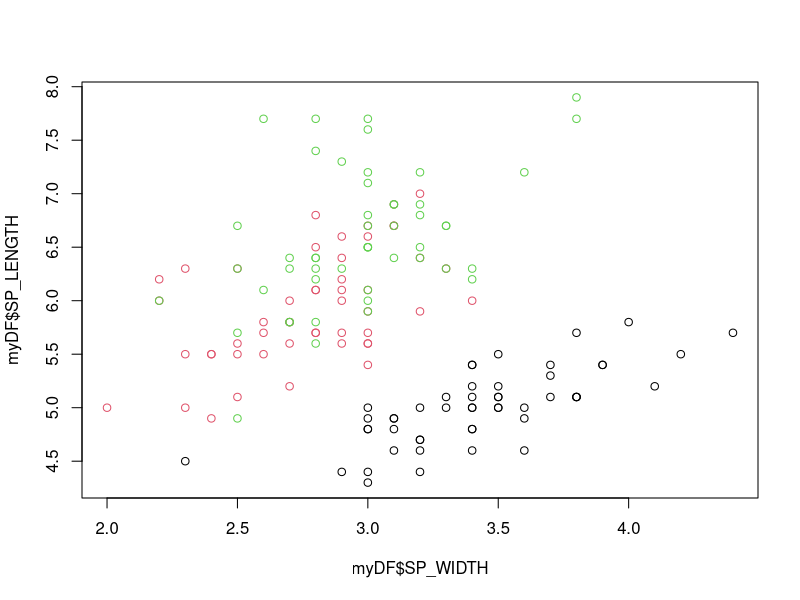
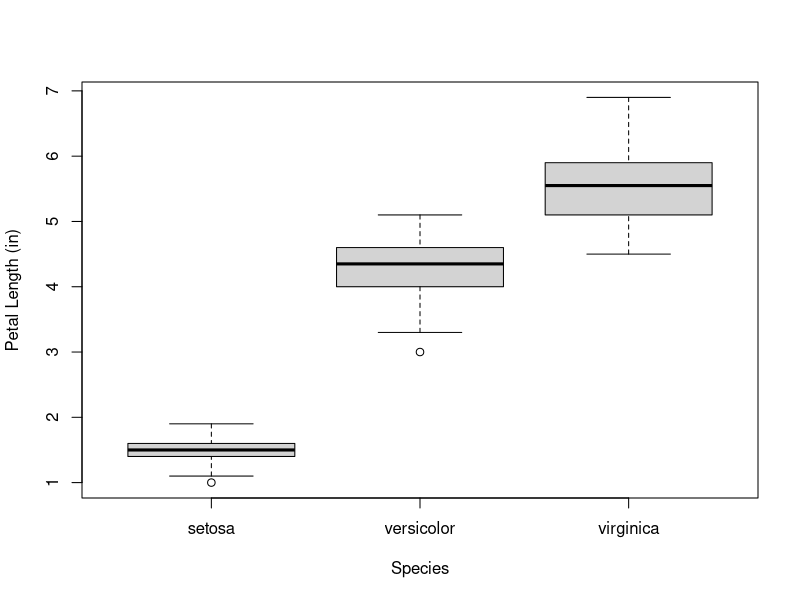
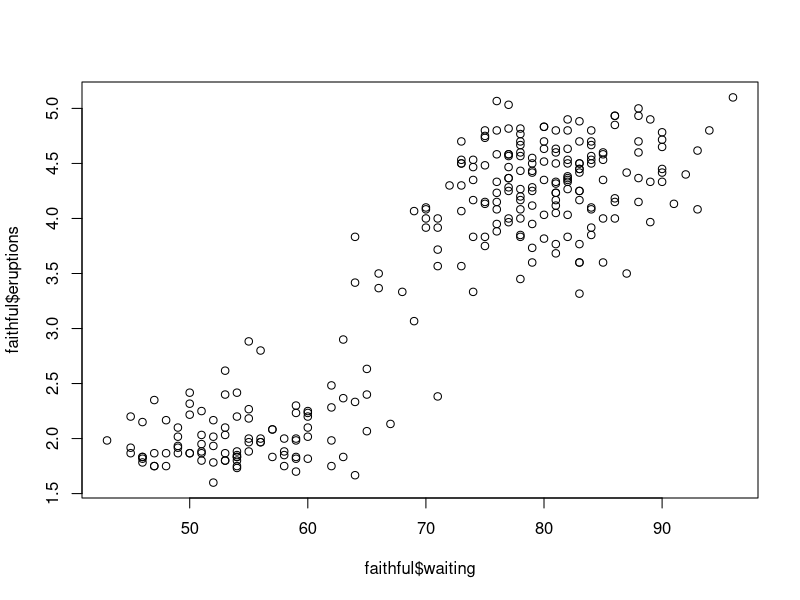

These figures' R source, in order:
## ---- chunk 1
knitr::opts_chunk$set(echo = TRUE,error = FALSE,message = FALSE, warning = FALSE)
## ---- chunk 2

#Check working directory
getwd()

#Check out session info
sessionInfo()

## ---- chunk 3
#Make a vector into memory
myVecN<-c(1,2,3,4,5,6,7,8)
myVecN

#Check its class
class(myVecN)

#Check its other attributes
str(myVecN)

myVecL<-c('one','two','three','four','five','six')
class(myVecL)
str(myVecL)

#Remove the objects with rm()
rm(myVecN,myVecL)

## ---- chunk 4
v1<-c(2,4,6,8,10)
v2<-c(1,1,2,2,0.5)
v1*v2
v1/v2

## ---- chunk 5
#Load the iris data set to an object called myDF
myDF<-iris

#Check out the documentation for the iris data set
help(iris)

#Check out the df
dim(myDF)
#Check out the structure and attributes
str(myDF)
#Check out the first 10 records
head(myDF,10)
#Check out the last 5 records
tail(myDF,5)
#Check out the column names
names(myDF)

#Rename a column
colnames(myDF)[5]<-'SPECIES'

#Rename all columns
names(myDF)
names(myDF)<-c('SP_LENGTH','SP_WIDTH','PTL_LENGTH','PTL_WIDTH','SPECIES')
names(myDF)

## ---- chunk 6
summary(myDF)

## ---- chunk 7
plot(myDF$SP_LENGTH~myDF$SP_WIDTH, col = myDF$SPECIES)

## ---- chunk 8
boxplot(myDF$PTL_LENGTH~myDF$SPECIES, xlab='Species',ylab='Petal Length (in)')

## ---- chunk 9
faithful<-faithful
head(faithful)

## ---- chunk 10

dim(faithful)
str(faithful)

## ---- chunk 11
summary(faithful)

## ---- chunk 12

plot(faithful$eruptions~faithful$waiting)

